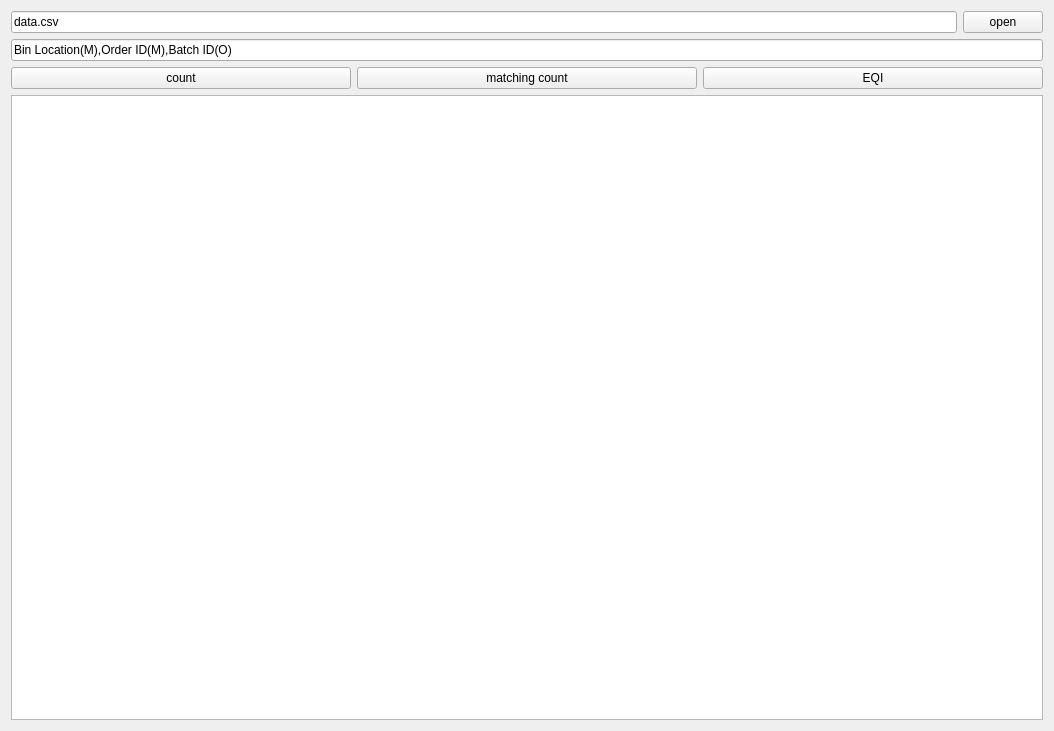
<?xml version="1.0" encoding="UTF-8"?>
<ui version="4.0">
 <class>MainWidget</class>
 <widget class="QWidget" name="MainWidget">
  <property name="geometry">
   <rect>
    <x>0</x>
    <y>0</y>
    <width>1054</width>
    <height>731</height>
   </rect>
  </property>
  <property name="windowTitle">
   <string>Widget</string>
  </property>
  <layout class="QVBoxLayout" name="verticalLayout_2">
   <item>
    <layout class="QVBoxLayout" name="verticalLayout_6">
     <item>
      <layout class="QHBoxLayout" name="horizontalLayout_3">
       <item>
        <widget class="QLineEdit" name="lineEdit">
         <property name="acceptDrops">
          <bool>false</bool>
         </property>
         <property name="text">
          <string>data.csv</string>
         </property>
        </widget>
       </item>
       <item>
        <widget class="QPushButton" name="open">
         <property name="text">
          <string>open</string>
         </property>
        </widget>
       </item>
      </layout>
     </item>
     <item>
      <layout class="QHBoxLayout" name="horizontalLayout_5">
       <item>
        <layout class="QHBoxLayout" name="horizontalLayout_4">
         <item>
          <layout class="QVBoxLayout" name="verticalLayout">
           <item>
            <widget class="QLineEdit" name="headers">
             <property name="text">
              <string>Bin Location(M),Order ID(M),Batch ID(O)</string>
             </property>
            </widget>
           </item>
           <item>
            <layout class="QHBoxLayout" name="horizontalLayout">
             <item>
              <widget class="QPushButton" name="count">
               <property name="text">
                <string>count</string>
               </property>
              </widget>
             </item>
             <item>
              <widget class="QPushButton" name="matching_count">
               <property name="text">
                <string>matching count</string>
               </property>
              </widget>
             </item>
             <item>
              <widget class="QPushButton" name="EQI">
               <property name="text">
                <string>EQI</string>
               </property>
              </widget>
             </item>
            </layout>
           </item>
           <item>
            <layout class="QHBoxLayout" name="horizontalLayout_2"/>
           </item>
           <item>
            <widget class="QTableWidget" name="table_widget">
             <property name="acceptDrops">
              <bool>true</bool>
             </property>
            </widget>
           </item>
          </layout>
         </item>
        </layout>
       </item>
      </layout>
     </item>
    </layout>
   </item>
  </layout>
 </widget>
 <resources/>
 <connections/>
</ui>
